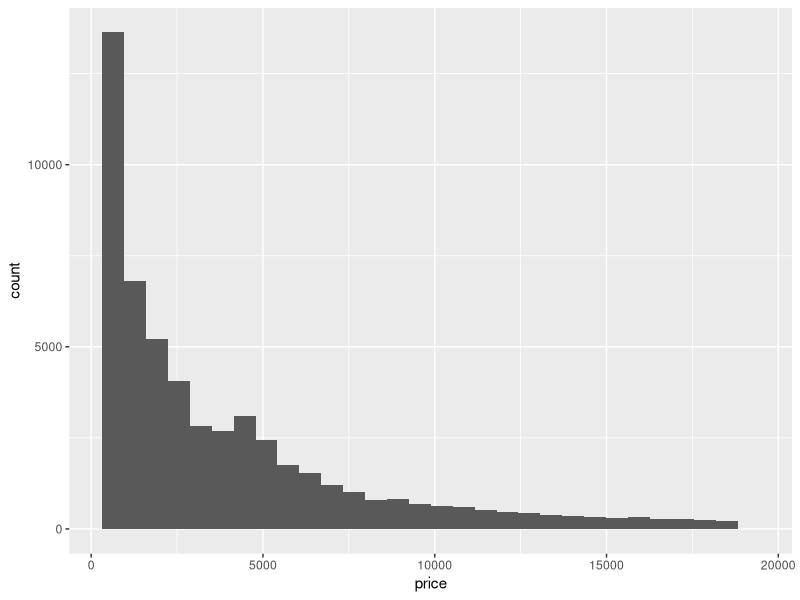
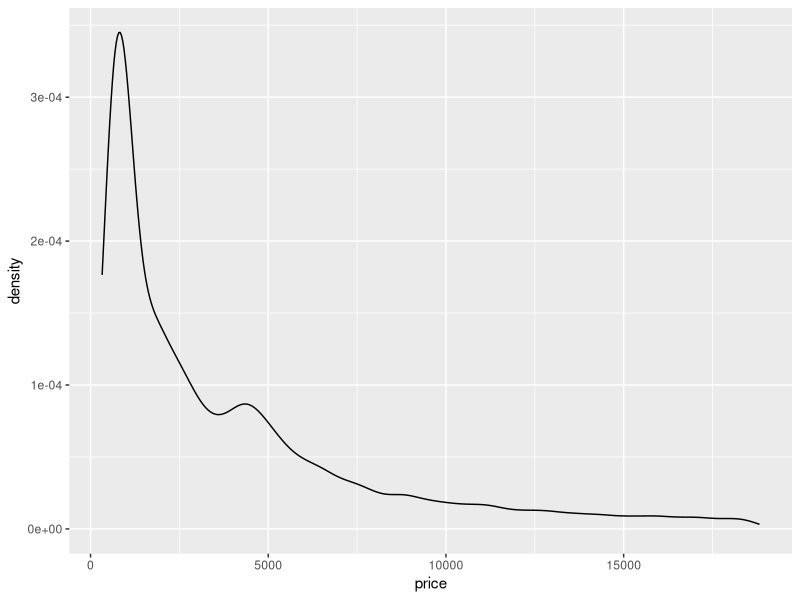
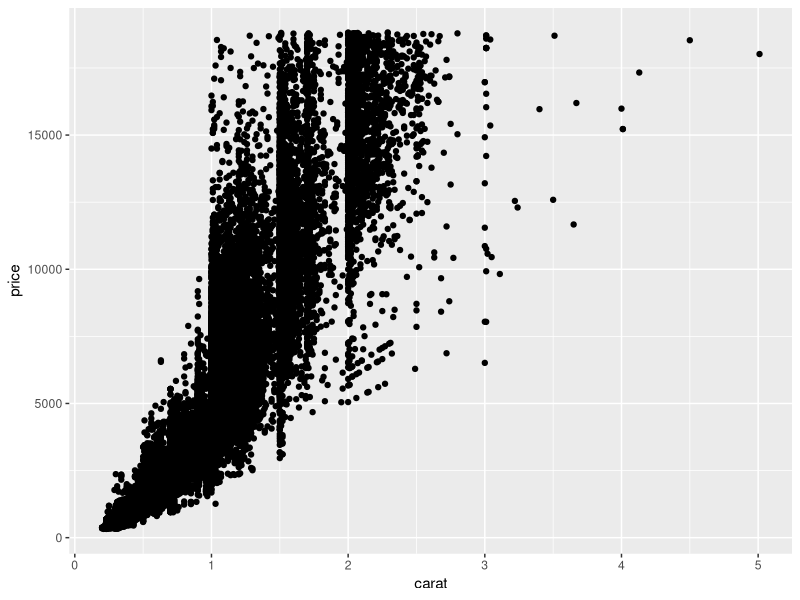
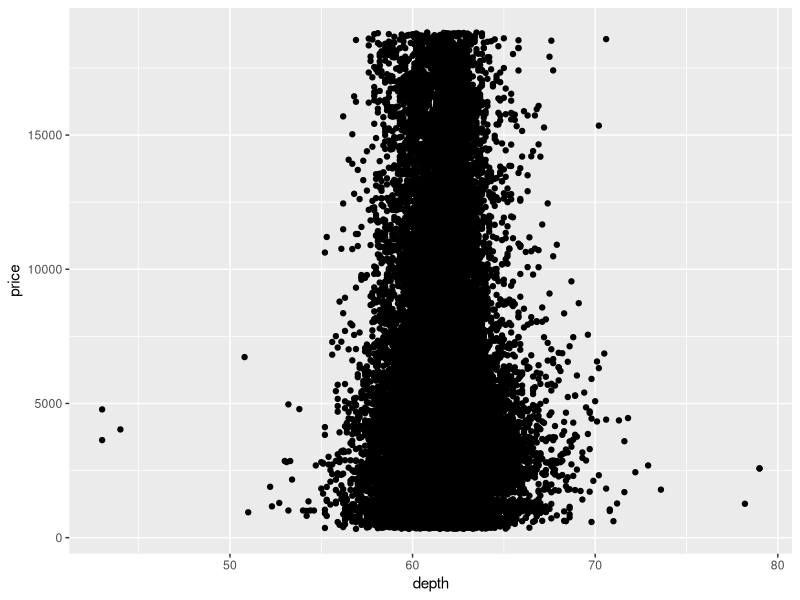
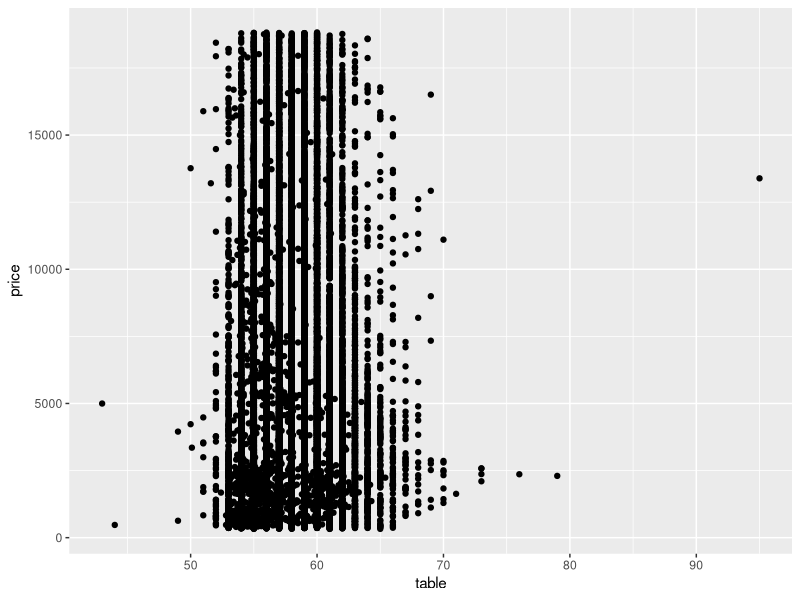
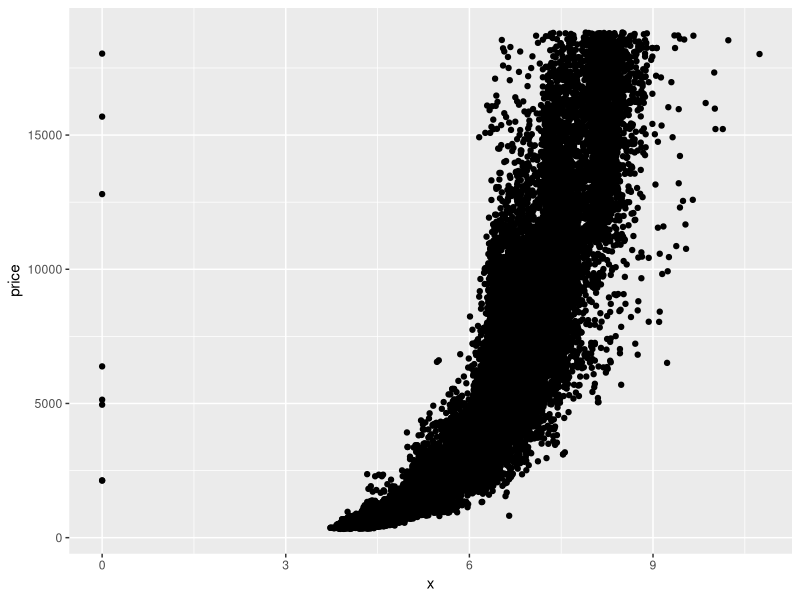
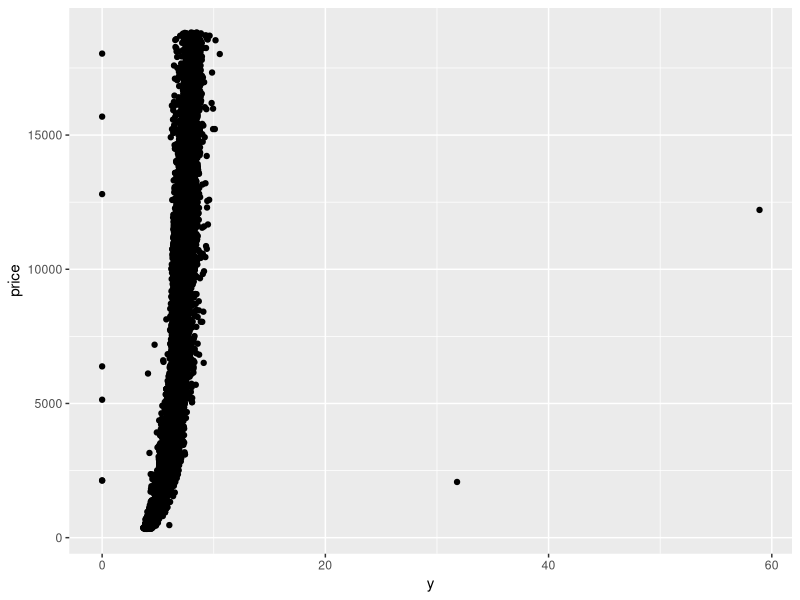
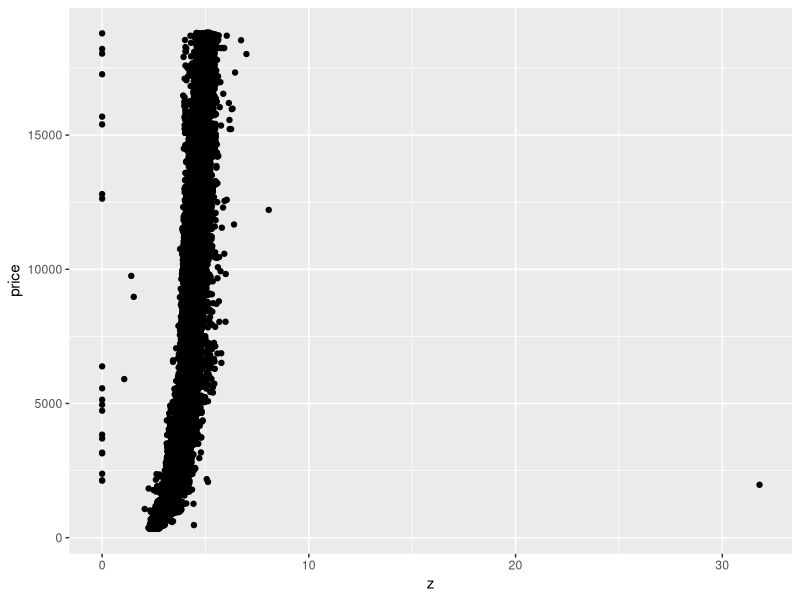

Reproduce these figures in R, in order.

# Importar librariea

library(tidyverse)
library(skimr)

# Leer hoja de datos

diamonds <- read_csv("diamantes.csv")

# Estadisticos descriptivos

summary(diamonds)
skim(diamonds)

# Exploracion grafica

# Variable dependiente: Price

ggplot(diamonds,aes(x=price)) +
  geom_histogram()

ggplot(diamonds,aes(x=price)) +
  geom_density()


# Graficos bivariables
# Variables Numericas (Scatter plots)

ggplot(diamonds,aes(x=carat,y=price)) +
  geom_point()

ggplot(diamonds,aes(x=depth,y=price)) +
  geom_point()

ggplot(diamonds,aes(x=table,y=price)) +
  geom_point()

ggplot(diamonds,aes(x=x,y=price)) +
  geom_point()

ggplot(diamonds,aes(x=y,y=price)) +
  geom_point()

ggplot(diamonds,aes(x=z,y=price)) +
  geom_point()


# Ahora variables categoricas

ggplot(diamonds,aes(x=cut,y=price,fill=cut)) +
  geom_boxplot()

ggplot(diamonds,aes(x=color,y=price,fill=color)) +
  geom_boxplot()

ggplot(diamonds,aes(x=clarity,y=price,fill=clarity)) +
  geom_boxplot()


# Histogramas de Precio por Cut, Color & Clarity (Small Multiples)

ggplot(diamonds,aes(x=price,fill=cut)) + 
  geom_histogram() +
  facet_wrap(~cut)

ggplot(diamonds,aes(x=price,fill=color)) + 
  geom_histogram() +
  facet_wrap(~color)

ggplot(diamonds,aes(x=price,fill=clarity)) + 
  geom_histogram() +
  facet_wrap(~clarity)


# Precio promedio como funcion de variables categoricas (diagrama de barras)

ggplot(diamonds,aes(x=cut)) +
  geom_bar()

ggplot(diamonds,aes(x=cut,y=price,fill=cut)) +
  geom_bar(stat="summary",fun=mean)

ggplot(diamonds,aes(x=color,y=price,fill=color)) +
  geom_bar(stat="summary",fun=mean)

ggplot(diamonds,aes(x=clarity,y=price,fill=clarity)) +
  geom_bar(stat="summary",fun=mean)
